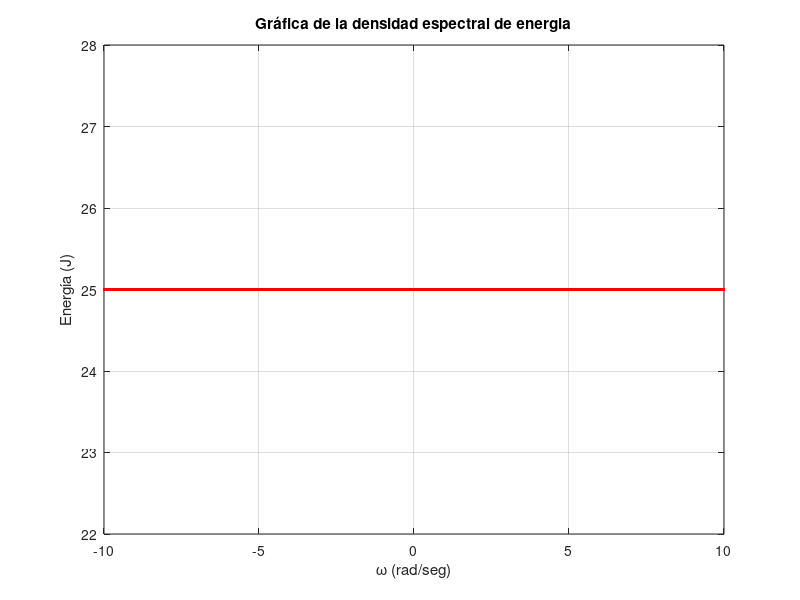

This figure's MATLAB source:
close all 
disp('Gráfica densidad espectral de energía  de Fourier')
w=-10:0.01:10;
x1=input ('Ingresa la función x(t) = ');
densidad=abs(x1).^2;
plot (w, densidad, 'r'); xlabel('\omega (rad/seg)'); ylabel('Energía (J)');
title ('Gráfica de la densidad espectral de energia'); grid;
